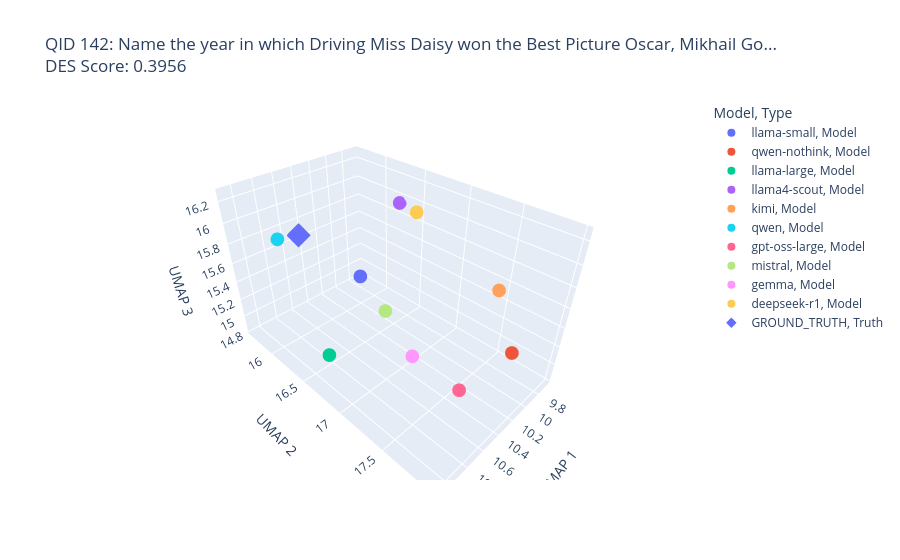

Notebook code for this chart:
### Markdown cell above
## 4. Launch specific QID
Enter an index (0 to 2016) to visualize the semantic disagreement for that specific question.

### Code cell
visualize_question_3d(142)

### Figure 1 — Plotly figure (JSON) as saved in the notebook; plotly's stock layout.template omitted (floating-point values rounded to 4 significant figures)
{"data": [{"customdata": [[""]], "hovertemplate": "Model=llama-small<br>Type=Model<br>UMAP 1=%{x}<br>UMAP 2=%{y}<br>UMAP 3=%{z}<br>Response=%{customdata[0]}<extra></extra>", "legendgroup": "llama-small, Model", "marker": {"color": "#636efa", "size": 8, "symbol": "circle"}, "mode": "markers", "name": "llama-small, Model", "scene": "scene", "showlegend": true, "type": "scatter3d", "x": [10.42], "y": [16.49], "z": [15.56]}, {"customdata": [[""]], "hovertemplate": "Model=qwen-nothink<br>Type=Model<br>UMAP 1=%{x}<br>UMAP 2=%{y}<br>UMAP 3=%{z}<br>Response=%{customdata[0]}<extra></extra>", "legendgroup": "qwen-nothink, Model", "marker": {"color": "#EF553B", "size": 8, "symbol": "circle"}, "mode": "markers", "name": "qwen-nothink, Model", "scene": "scene", "showlegend": true, "type": "scatter3d", "x": [10.31], "y": [17.97], "z": [15.55]}, {"customdata": [[""]], "hovertemplate": "Model=llama-large<br>Type=Model<br>UMAP 1=%{x}<br>UMAP 2=%{y}<br>UMAP 3=%{z}<br>Response=%{customdata[0]}<extra></extra>", "legendgroup": "llama-large, Model", "marker": {"color": "#00cc96", "size": 8, "symbol": "circle"}, "mode": "markers", "name": "llama-large, Model", "scene": "scene", "showlegend": true, "type": "scatter3d", "x": [10.97], "y": [16.69], "z": [15.12]}, {"customdata": [[""]], "hovertemplate": "Model=llama4-scout<br>Type=Model<br>UMAP 1=%{x}<br>UMAP 2=%{y}<br>UMAP 3=%{z}<br>Response=%{customdata[0]}<extra></extra>", "legendgroup": "llama4-scout, Model", "marker": {"color": "#ab63fa", "size": 8, "symbol": "circle"}, "mode": "markers", "name": "llama4-scout, Model", "scene": "scene", "showlegend": true, "type": "scatter3d", "x": [9.653], "y": [16.23], "z": [15.92]}, {"customdata": [[""]], "hovertemplate": "Model=kimi<br>Type=Model<br>UMAP 1=%{x}<br>UMAP 2=%{y}<br>UMAP 3=%{z}<br>Response=%{customdata[0]}<extra></extra>", "legendgroup": "kimi, Model", "marker": {"color": "#FFA15A", "size": 8, "symbol": "circle"}, "mode": "markers", "name": "kimi, Model", "scene": "scene", "showlegend": true, "type": "scatter3d", "x": [9.824], "y": [17.53], "z": [15.62]}, {"customdata": [[""]], "hovertemplate": "Model=qwen<br>Type=Model<br>UMAP 1=%{x}<br>UMAP 2=%{y}<br>UMAP 3=%{z}<br>Response=%{customdata[0]}<extra></extra>", "legendgroup": "qwen, Model", "marker": {"color": "#19d3f3", "size": 8, "symbol": "circle"}, "mode": "markers", "name": "qwen, Model", "scene": "scene", "showlegend": true, "type": "scatter3d", "x": [11.09], "y": [16.36], "z": [16.14]}, {"customdata": [[""]], "hovertemplate": "Model=gpt-oss-large<br>Type=Model<br>UMAP 1=%{x}<br>UMAP 2=%{y}<br>UMAP 3=%{z}<br>Response=%{customdata[0]}<extra></extra>", "legendgroup": "gpt-oss-large, Model", "marker": {"color": "#FF6692", "size": 8, "symbol": "circle"}, "mode": "markers", "name": "gpt-oss-large, Model", "scene": "scene", "showlegend": true, "type": "scatter3d", "x": [10.28], "y": [17.56], "z": [14.82]}, {"customdata": [[""]], "hovertemplate": "Model=mistral<br>Type=Model<br>UMAP 1=%{x}<br>UMAP 2=%{y}<br>UMAP 3=%{z}<br>Response=%{customdata[0]}<extra></extra>", "legendgroup": "mistral, Model", "marker": {"color": "#B6E880", "size": 8, "symbol": "circle"}, "mode": "markers", "name": "mistral, Model", "scene": "scene", "showlegend": true, "type": "scatter3d", "x": [10.01], "y": [16.38], "z": [14.89]}, {"customdata": [[""]], "hovertemplate": "Model=gemma<br>Type=Model<br>UMAP 1=%{x}<br>UMAP 2=%{y}<br>UMAP 3=%{z}<br>Response=%{customdata[0]}<extra></extra>", "legendgroup": "gemma, Model", "marker": {"color": "#FF97FF", "size": 8, "symbol": "circle"}, "mode": "markers", "name": "gemma, Model", "scene": "scene", "showlegend": true, "type": "scatter3d", "x": [10.91], "y": [17.56], "z": [15.64]}, {"customdata": [[""]], "hovertemplate": "Model=deepseek-r1<br>Type=Model<br>UMAP 1=%{x}<br>UMAP 2=%{y}<br>UMAP 3=%{z}<br>Response=%{customdata[0]}<extra></extra>", "legendgroup": "deepseek-r1, Model", "marker": {"color": "#FECB52", "size": 8, "symbol": "circle"}, "mode": "markers", "name": "deepseek-r1, Model", "scene": "scene", "showlegend": true, "type": "scatter3d", "x": [10.23], "y": [16.96], "z": [16.26]}, {"customdata": [["1990"]], "hovertemplate": "Model=GROUND_TRUTH<br>Type=Truth<br>UMAP 1=%{x}<br>UMAP 2=%{y}<br>UMAP 3=%{z}<br>Response=%{customdata[0]}<extra></extra>", "legendgroup": "GROUND_TRUTH, Truth", "marker": {"color": "#636efa", "size": 8, "symbol": "diamond"}, "mode": "markers", "name": "GROUND_TRUTH, Truth", "scene": "scene", "showlegend": true, "type": "scatter3d", "x": [10.46], "y": [15.65], "z": [15.66]}], "layout": {"legend": {"title": {"text": "Model, Type"}, "tracegroupgap": 0}, "scene": {"domain": {"x": [0, 1], "y": [0, 1]}, "xaxis": {"title": {"text": "UMAP 1"}}, "yaxis": {"title": {"text": "UMAP 2"}}, "zaxis": {"title": {"text": "UMAP 3"}}}, "title": {"text": "QID 142: Name the year in which Driving Miss Daisy won the Best Picture Oscar, Mikhail Go...<br>DES Score: 0.3956"}}}
